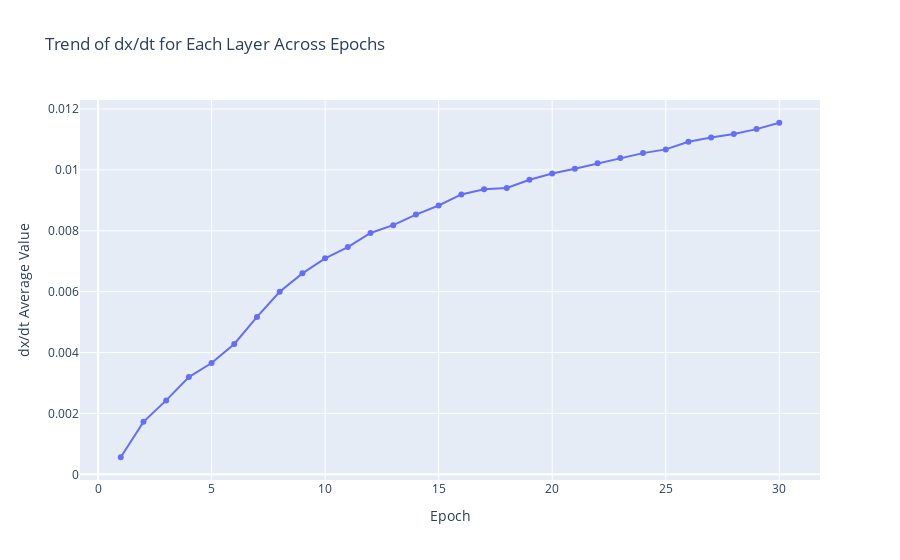

This figure's notebook cell:
### Markdown cell above
tau = 1

### Code cell
ltc_2 = MultiSequenceLTCModel(input_size=2, hidden_size=50, output_size=2,tau1=1.0, tau2=1.0, tau3=1.0).to(device)
criterion = nn.MSELoss()
optimizer = optim.Adam(ltc_2.parameters(), lr=0.0001)

ltc_2,ltc2_time,epoch_dx_dt_history = train_LTC_model(train_loader, val_loader, ltc_2, criterion, optimizer)


predictions, actuals, mse_temp, mse_humidity, mase_temp, mase_humidity, allocated_memory, reserved_memory = evaluate_LTC_model(test_loader, ltc_2)
results = {'train_time': ltc2_time, 'allocated_memory': allocated_memory, 'reserved_memory': reserved_memory, 'epoch_dx_dt_history':epoch_dx_dt_history,
 'mse_temp':mse_temp,'mse_humidity':mse_humidity, 'mase_temp':mase_temp, 'mase_humidity':mase_humidity}
results_dict[model_name[2]] = results

plot_results(predictions, actuals)

plot_dx_dt_history(epoch_dx_dt_history)

### Figure 1 — Plotly figure (JSON) as saved in the notebook; plotly's stock layout.template omitted (floating-point values rounded to 4 significant figures)
{"data": [{"line": {"width": 2}, "marker": {"size": 6}, "mode": "lines+markers", "name": "total_avg_dx_dt dx/dt", "type": "scatter", "x": [1, 2, 3, 4, 5, 6, 7, 8, 9, 10, 11, 12, 13, 14, 15, 16, 17, 18, 19, 20, 21, 22, 23, 24, 25, 26, 27, 28, 29, 30], "y": [0.0005605, 0.001724, 0.002429, 0.003195, 0.003656, 0.004281, 0.005169, 0.005996, 0.006602, 0.007096, 0.007465, 0.007929, 0.008184, 0.008532, 0.00883, 0.009195, 0.009361, 0.009408, 0.009678, 0.009882, 0.01004, 0.01022, 0.01039, 0.01055, 0.01067, 0.01093, 0.01107, 0.01118, 0.01134, 0.01155]}], "layout": {"legend": {"title": {"text": "Layer Name"}}, "title": {"text": "Trend of dx/dt for Each Layer Across Epochs"}, "xaxis": {"title": {"text": "Epoch"}}, "yaxis": {"title": {"text": "dx/dt Average Value"}}}}
